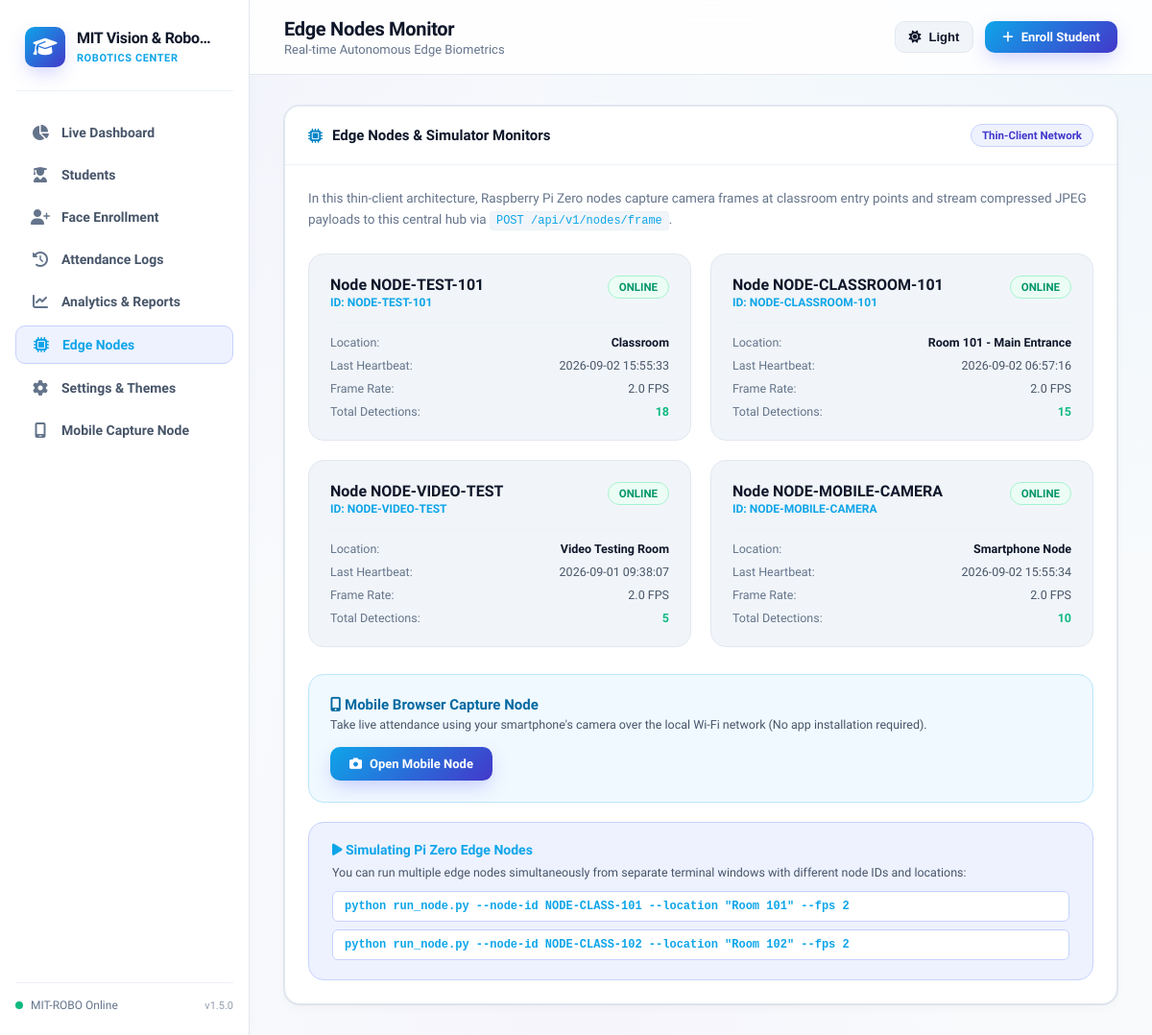
Screenshot of /nodes with the database file from the repository.
### src/database/models.py (models this page shows, shortened)
class SystemBranding(Base):
    __tablename__ = "system_branding"
    id = Column(Integer, primary_key=True, autoincrement=True)
    institution_name = Column(String(150), default="FaceAttendance Campus", nullable=False)
    short_code = Column(String(30), default="FA-HUB", nullable=False)
    tagline = Column(String(255), default="Raspberry Pi Zero Edge Nodes & Central Face Recognition")
    logo_filename = Column(String(255), nullable=True)
    primary_accent_color = Column(String(20), default="#6366f1")
    header_badge_text = Column(String(50), default="Thin-Client Hub")
    contact_email = Column(String(100), nullable=True)
    updated_at = Column(DateTime, default=datetime.utcnow, onupdate=datetime.utcnow)

class NodeDevice(Base):
    __tablename__ = "node_devices"
    node_id = Column(String(50), primary_key=True)
    name = Column(String(100), nullable=False)
    location = Column(String(100), default="Classroom")
    last_heartbeat = Column(DateTime, default=datetime.utcnow)
    is_online = Column(Boolean, default=True)
    fps = Column(Float, default=2.0)
    total_detections = Column(Integer, default=0)

### src/server/routes/views_dashboard.py (the view)
@router.get("/nodes", response_class=HTMLResponse)
def page_nodes(request: Request, db: Session = Depends(get_db)):
    nodes = db.query(NodeDevice).all()
    branding = get_branding_dict(db)
    return templates.TemplateResponse(
        "nodes.html",
        {
            "request": request,
            "page_title": "Edge Nodes Monitor",
            "active_page": "nodes",
            "nodes": [n.to_dict() for n in nodes],
            "branding": branding,
        },
    )

### src/server/templates/nodes.html (shortened to what this page needs)
{% extends "base.html" %}
{% block content %}
<div class="card">
    <div class="card-header">
        <h3>
            <i class="fa-solid fa-microchip" style="color: var(--accent-cyan);"></i>
            <span>Edge Nodes & Simulator Monitors</span>
        </h3>
        <span class="badge badge-node">Thin-Client Network</span>
    </div>
    <div class="card-body">
        <p style="font-size: 13.5px; color: var(--text-muted); margin-bottom: 24px; line-height: 1.6;">
            In this thin-client architecture, Raspberry Pi Zero nodes capture camera frames at classroom entry points and stream compressed JPEG payloads to this central hub via <code>POST /api/v1/nodes/frame</code>.
        </p>
        <div style="display: grid; grid-template-columns: repeat(auto-fit, minmax(290px, 1fr)); gap: 20px;">
            {% if nodes %}
                {% for node in nodes %}
                <div style="background: var(--bg-subtle); border: 1px solid var(--border-color); border-radius: var(--radius-md); padding: 22px; transition: box-shadow 0.2s ease;">
                    <div style="display: flex; justify-content: space-between; align-items: flex-start; margin-bottom: 14px;">
                        <div>
                            <h4 style="font-size: 16px; font-weight: 700; color: var(--text-heading);">{{ node.name }}</h4>
                            <div style="font-size: 12px; color: var(--accent-primary); font-weight: 700; margin-top: 2px;">ID: {{ node.node_id }}</div>
                        </div>
                        <span class="badge {% if node.is_online %}badge-present{% else %}badge-unknown{% endif %}">
                            {{ "ONLINE" if node.is_online else "OFFLINE" }}
                        </span>
                    </div>
                    <div style="display: flex; flex-direction: column; gap: 9px; font-size: 12.5px; color: var(--text-secondary); border-top: 1px solid var(--border-subtle); padding-top: 12px;">
                        <div style="display: flex; justify-content: space-between;">
                            <span style="color: var(--text-muted);">Location:</span>
                            <strong style="color: var(--text-heading);">{{ node.location }}</strong>
                        </div>
                        <div style="display: flex; justify-content: space-between;">
                            <span style="color: var(--text-muted);">Last Heartbeat:</span>
                            <span>{{ node.last_heartbeat }}</span>
                        </div>
                        <div style="display: flex; justify-content: space-between;">
                            <span style="color: var(--text-muted);">Frame Rate:</span>
                            <span>{{ node.fps }} FPS</span>
                        </div>
                        <div style="display: flex; justify-content: space-between;">
                            <span style="color: var(--text-muted);">Total Detections:</span>
                            <strong style="color: var(--accent-emerald);">{{ node.total_detections }}</strong>
                        </div>
                    </div>
                </div>
                {% endfor %}
            {% endif %}
        </div>
        <div style="margin-top: 28px; padding: 22px; background: var(--badge-sky-bg); border: 1px solid var(--badge-sky-border); border-radius: var(--radius-md); display: flex; justify-content: space-between; align-items: center; flex-wrap: wrap; gap: 16px;">
            <div>
                <h4 style="font-size: 15px; font-weight: 700; color: var(--badge-sky-text); margin-bottom: 4px;">
                    <i class="fa-solid fa-mobile-screen-button"></i> Mobile Browser Capture Node
                </h4>
                <p style="font-size: 12.5px; color: var(--text-secondary); margin: 0;">
                    Take live attendance using your smartphone's camera over the local Wi-Fi network (No app installation required).
                </p>
            </div>
            <a href="/mobile-capture" target="_blank" class="btn btn-primary" style="padding: 10px 20px; font-size: 13px;">
                <i class="fa-solid fa-camera"></i> Open Mobile Node
            </a>
        </div>
        <div style="margin-top: 20px; padding: 20px 24px; background: var(--badge-indigo-bg); border: 1px solid var(--badge-indigo-border); border-radius: var(--radius-md);">
            <h4 style="font-size: 14px; font-weight: 700; color: var(--accent-primary); margin-bottom: 8px;">
                <i class="fa-solid fa-play"></i> Simulating Pi Zero Edge Nodes
            </h4>
            <p style="font-size: 12.5px; color: var(--text-secondary); margin-bottom: 12px;">
                You can run multiple edge nodes simultaneously from separate terminal windows with different node IDs and locations:
            </p>
            <div style="display: flex; flex-direction: column; gap: 8px; font-family: monospace; font-size: 12px;">
                <div style="background: #ffffff; padding: 8px 12px; border-radius: 6px; color: var(--accent-primary); border: 1px solid var(--badge-indigo-border); font-weight: 600;">
                    python run_node.py --node-id NODE-CLASS-101 --location "Room 101" --fps 2
                </div>
                <div style="background: #ffffff; padding: 8px 12px; border-radius: 6px; color: var(--accent-primary); border: 1px solid var(--badge-indigo-border); font-weight: 600;">
                    python run_node.py --node-id NODE-CLASS-102 --location "Room 102" --fps 2
                </div>
            </div>
        </div>
    </div>
</div>
{% endblock %}

### src/server/templates/base.html (shortened to what this page needs)
<!DOCTYPE html>
<html lang="en" data-theme="light">
<head>
    <link rel="stylesheet" href="https://cdnjs.cloudflare.com/ajax/libs/font-awesome/6.4.0/css/all.min.css">
    <link rel="stylesheet" href="/static/css/dashboard.css">
</head>
<body>
    <aside id="mainSidebar" class="sidebar">
        <div class="brand" style="justify-content: space-between;">
            <div style="display: flex; align-items: center; gap: 12px; min-width: 0;">
                {% if branding and branding.logo_url %}
                <img id="sidebarBrandLogo" src="{{ branding.logo_url }}" alt="Logo" class="brand-logo-img" style="width: 42px; height: 42px; border-radius: var(--radius-xs); object-fit: contain; background: var(--bg-card); padding: 3px; border: 1.5px solid var(--border-color); flex-shrink: 0;">
                {% else %}
                <div id="sidebarBrandIcon" class="brand-icon">
                    <i class="fa-solid fa-graduation-cap"></i>
                </div>
                {% endif %}
                <div class="brand-text" style="overflow: hidden;">
                    <h1 id="sidebarBrandName" style="white-space: nowrap; overflow: hidden; text-overflow: ellipsis; max-width: 140px;" title="{{ branding.institution_name if branding else 'FaceAttendance' }}">{{ branding.institution_name if branding else 'FaceAttendance' }}</h1>
                    <span id="sidebarBrandBadge">{{ branding.header_badge_text if branding else 'Thin-Client Hub' }}</span>
                </div>
            </div>
        </div>
        <ul class="nav-list">
            <li>
                <a href="/" class="nav-link {% if active_page == 'dashboard' %}active{% endif %}" onclick="closeMobileMenu()">
                    <i class="fa-solid fa-chart-pie"></i>
                    <span>Live Dashboard</span>
                </a>
            </li>
            <li>
                <a href="/students" class="nav-link {% if active_page == 'students' %}active{% endif %}" onclick="closeMobileMenu()">
                    <i class="fa-solid fa-user-graduate"></i>
                    <span>Students</span>
                </a>
            </li>
            <li>
                <a href="/enroll" class="nav-link {% if active_page == 'enroll' %}active{% endif %}" onclick="closeMobileMenu()">
                    <i class="fa-solid fa-user-plus"></i>
                    <span>Face Enrollment</span>
                </a>
            </li>
            <li>
                <a href="/logs" class="nav-link {% if active_page == 'logs' %}active{% endif %}" onclick="closeMobileMenu()">
                    <i class="fa-solid fa-clock-rotate-left"></i>
                    <span>Attendance Logs</span>
                </a>
            </li>
            <li>
                <a href="/analytics" class="nav-link {% if active_page == 'analytics' %}active{% endif %}" onclick="closeMobileMenu()">
                    <i class="fa-solid fa-chart-line"></i>
                    <span>Analytics & Reports</span>
                </a>
            </li>
            <li>
                <a href="/nodes" class="nav-link {% if active_page == 'nodes' %}active{% endif %}" onclick="closeMobileMenu()">
                    <i class="fa-solid fa-microchip"></i>
                    <span>Edge Nodes</span>
                </a>
            </li>
            <li>
                <a href="/settings" class="nav-link {% if active_page == 'settings' %}active{% endif %}" onclick="closeMobileMenu()">
                    <i class="fa-solid fa-gear"></i>
                    <span>Settings & Themes</span>
                </a>
            </li>
            <li>
                <a href="/mobile-capture" target="_blank" class="nav-link {% if active_page == 'mobile' %}active{% endif %}" onclick="closeMobileMenu()">
                    <i class="fa-solid fa-mobile-screen"></i>
                    <span>Mobile Capture Node</span>
                </a>
            </li>
        </ul>
        <div class="sidebar-footer">
            <div style="display: flex; align-items: center; gap: 8px;">
                <span class="pulse-dot"></span>
                <span id="footerShortCode">{{ branding.short_code if branding else 'FA-HUB' }} Online</span>
            </div>
            <span style="font-size: 11px; opacity: 0.7;">v1.5.0</span>
        </div>
    </aside>
    <div class="main-wrapper">
        <header class="top-bar">
            <div style="display: flex; align-items: center;">
                <div class="page-title">
                    <h2>{{ page_title }}</h2>
                    <p id="topBarTagline">{{ branding.tagline if branding and branding.tagline else 'Raspberry Pi Zero Edge Nodes & Central Face Recognition' }}</p>
                </div>
            </div>
            <div class="top-actions">
                <button id="btnQuickThemeToggle" class="theme-quick-btn" onclick="cycleAppTheme()" title="Switch Visual Theme (Light / Dark / Academic)">
                    <i class="fa-solid fa-palette"></i>
                    <span id="quickThemeLabel">Theme</span>
                </button>
                <a href="/enroll" class="btn btn-primary">
                    <i class="fa-solid fa-plus"></i>
                    <span>Enroll Student</span>
                </a>
            </div>
        </header>
        <main class="content-body">
            {% block content %}{% endblock %}
        </main>
    </div>
</body>
</html>

### rows the page displays
SystemBranding: institution_name "MIT Vision & Robo…", header_badge_text "ROBOTICS CENTER", short_code "MIT-ROBO", tagline "Real-time Autonomous Edge Biometrics"
NodeDevice: name "Node NODE-TEST-101", node_id "NODE-TEST-101", is_online "ONLINE", location "Classroom", last_heartbeat "2026-09-02 15:55:33", fps "2.0", total_detections "18"
NodeDevice: name "Node NODE-CLASSROOM-101", node_id "NODE-CLASSROOM-101", is_online "ONLINE", location "Room 101 - Main Entrance", last_heartbeat "2026-09-02 06:57:16", fps "2.0", total_detections "15"
NodeDevice: name "Node NODE-VIDEO-TEST", node_id "NODE-VIDEO-TEST", is_online "ONLINE", location "Video Testing Room", last_heartbeat "2026-09-01 09:38:07", fps "2.0", total_detections "5"
NodeDevice: name "Node NODE-MOBILE-CAMERA", node_id "NODE-MOBILE-CAMERA", is_online "ONLINE", location "Smartphone Node", last_heartbeat "2026-09-02 15:55:34", fps "2.0", total_detections "10"

### other values shown
{{ page_title }} "Edge Nodes Monitor"
